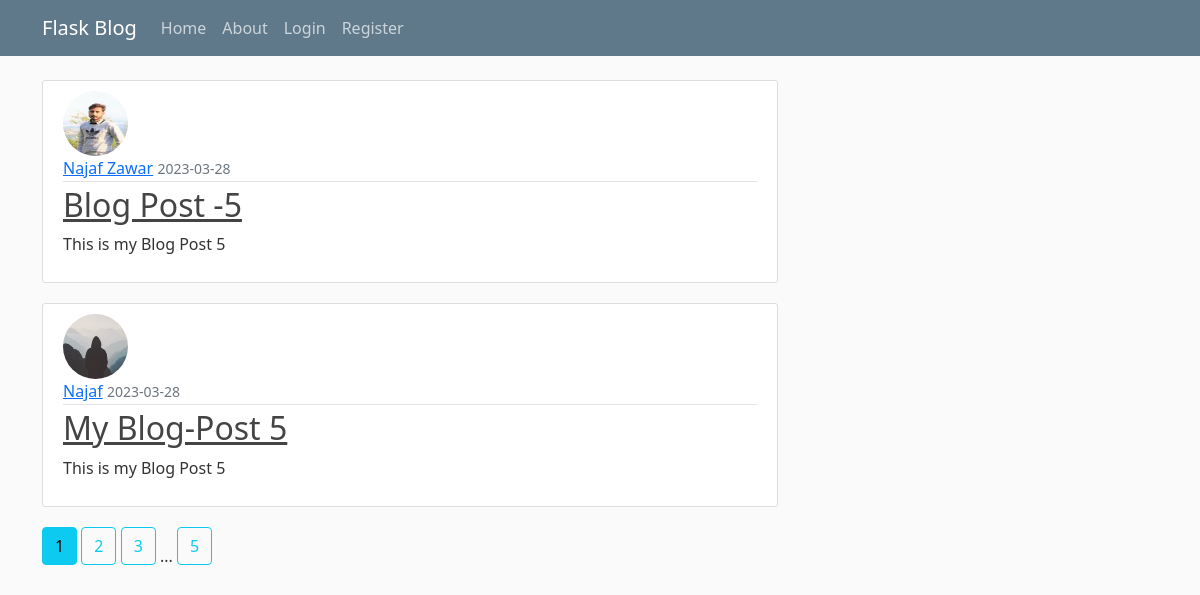
The page /home on the database its author committed.
### flaskApp/models.py (models this page shows, shortened)
class Post(db.Model):
    id =db.Column(db.Integer, primary_key =True)
    title = db.Column(db.String(120), nullable=False)
    date_posted = db.Column(db.DateTime, nullable = False, default = datetime.utcnow)
    content = db.Column(db.Text, nullable =False)
    user_id = db.Column(db.Integer, db.ForeignKey('user.id'), nullable = False)

class User(db.Model, UserMixin):
    id =db.Column(db.Integer, primary_key =True)
    username = db.Column(db.String(20), unique = True, nullable = False)
    email = db.Column(db.String(120), unique = True, nullable = False)
    image_file = db.Column(db.String(20), nullable = False, default = 'default.jpg')
    password = db.Column(db.String(60), nullable = False)
    posts = db.relationship('Post', backref='author', lazy=True)

### flaskApp/main/routes.py (the view)
@main.route("/")
@main.route("/home")
def Home():
    page = request.args.get('page', 1, type=int)
    posts = Post.query.order_by(Post.date_posted.desc()).paginate(page=page, per_page=2)
    return render_template('home.html', posts = posts, title = 'Home')

### flaskApp/templates/home.html
{% extends "layout.html" %}
{% block content %}
    {% for post in posts.items %}
    <article class="media content-section">
      <img class="rounded-circle article-img" src="{{url_for('static', filename='profile_pics/' + post.author.image_file)}}" alt="">
        <div class="media-body">
          <div class="article-metadata">
            <a class="mr-2" href="{{url_for('users.user_posts', username = post.author.username)}}">{{ post.author.username }}</a>
            <small class="text-muted">{{ post.date_posted.strftime('%Y-%m-%d') }}</small>
          </div>
          <h2><a class="article-title" href="{{url_for('posts.post', post_id=post.id)}}">{{ post.title }}</a></h2>
          <p class="article-content">{{ post.content }}</p>
        </div>
    </article>
    {% endfor %}
    {% for page_num in posts.iter_pages(left_edge=1, right_edge=1, left_current=1, right_current=2) %}
      {% if page_num %}
        {% if posts.page == page_num %}
          <a class="btn btn-info mb-4" href="{{url_for('main.Home', page=page_num)}}">{{ page_num }}</a>
        {% else %}
          <a class="btn btn-outline-info mb-4" href="{{url_for('main.Home', page=page_num)}}">{{ page_num }}</a>
        {% endif %}
      {% else %}
        ...
      {% endif %}
    {% endfor %}
{% endblock content %}

### flaskApp/templates/layout.html (shortened to what this page needs)
<!DOCTYPE html>
<html lang="en">
<head>
        <link href="https://cdn.jsdelivr.net/npm/bootstrap@5.0.2/dist/css/bootstrap.min.css" rel="stylesheet">
        <link rel="stylesheet" type="text/css" href="{{url_for('static', filename='main.css')}}">
</head>
<body>
    <header class="site-header">
        <nav class="navbar navbar-expand-md navbar-dark bg-steel fixed-top">
          <div class="container">
            <a class="navbar-brand mr-4" href="/">Flask Blog</a>
            <div class="collapse navbar-collapse" id="navbarToggle">
              <div class="navbar-nav mr-auto">
                <a class="nav-item nav-link" href="{{url_for('main.Home')}}">Home</a>
                <a class="nav-item nav-link" href="{{url_for('main.About')}}">About</a>
              </div>
              <div class="navbar-nav">
                {% if current_user.is_authenticated %}
                  <a class="nav-item nav-link" href="{{url_for('posts.new_post')}}">New Post</a>
                  <a class="nav-item nav-link" href="{{url_for('users.Account')}}">Account</a>
                  <a class="nav-item nav-link" href="{{url_for('users.Logout')}}">Logout</a>
                {% else %}
                  <a class="nav-item nav-link" href="{{url_for('users.Login')}}">Login</a>
                  <a class="nav-item nav-link" href="{{url_for('users.Register')}}">Register</a>
                {% endif %}
              </div>
            </div>
          </div>
        </nav>
    </header>
    <main role="main" class="container">
        <div class="row">
          <div class="col-md-8">
            {% block content %}{% endblock %}
          </div>
        </div>
    </main>
</body>
</html>

### flaskApp/static/main.css (style rules this page uses)
body { background: #fafafa; color: #333333; margin-top: 5rem; }
h1, h2, h3, h4, h5, h6 { color: #444444; }
.bg-steel { background-color: #5f788a; }
.site-header .navbar-nav .nav-link { color: #cbd5db; }
.content-section { background: #ffffff; padding: 10px 20px; border: 1px solid #dddddd; border-radius: 3px; margin-bottom: 20px; }
.article-title { color: #444444; }
.article-content { white-space: pre-line; }
.article-img { height: 65px; width: 65px; margin-right: 16px; }
.article-metadata { padding-bottom: 1px; margin-bottom: 4px; border-bottom: 1px solid #e3e3e3 }

### rows shown on the page
Post: image_file (picture), author.username "Najaf Zawar", date_posted "2023-03-28", title "Blog Post -5", content "This is my Blog Post 5"
Post: image_file (placeholder picture), author.username "Najaf", date_posted "2023-03-28", title "My Blog-Post 5", content "This is my Blog Post 5"

### other values the page prints
{{ page_num }} "1"
{{ page_num }} "2" "3" "5"
